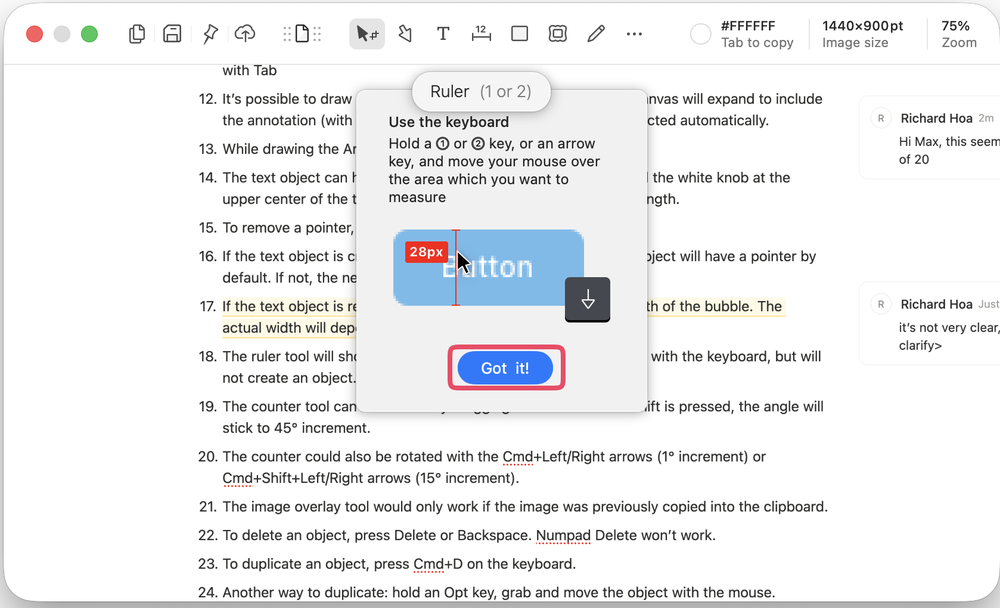
#> input picture Week 1/input.bmp, 1000 x 608 px, shrunk from 1678 x 1020 before the run
$ python app.py
#> lines starting #> are read from the running program, lines starting #| are printed output that depends on the picture
from PIL import Image

# Load BMP (24-bit color)
image = Image.open('input.bmp')
#> image is the input picture: PIL image 1000x608 RGB; mean R, G, B 238.1, 238.8, 240

image = image.convert('RGB')
pixels = image.load()
width, height = image.size
#> width = 1000; height = 608

# Create a new grayscale image
gray_image = Image.new('L', (width, height))
#> gray_image: PIL image 1000x608 L; every value is 0
gray_pixels = gray_image.load()

# Manual nested loops for pixel-wise processing
for y in range(height):
    for x in range(width):
        r, g, b = pixels[x, y]
        # Calculate grayscale by standard formula
        gray = int(0.299*r + 0.587*g + 0.114*b)
        gray_pixels[x, y] = gray

# Save the grayscale image as BMP
gray_image.save('output_grayscale.bmp')
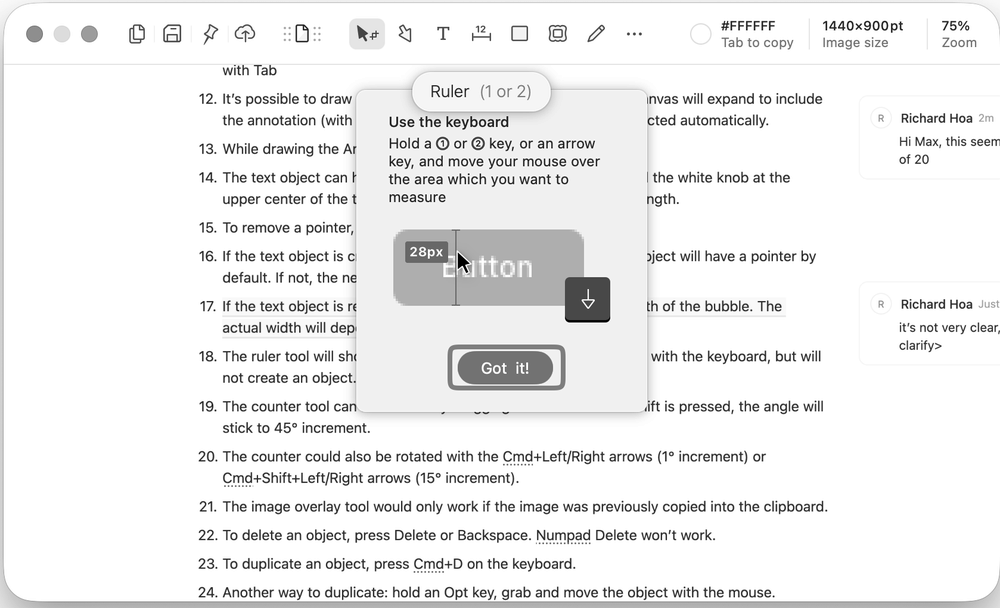
#> saved as output_grayscale.bmp: PIL image 1000x608 L; min 0, max 255, mean 238.5

print('Grayscale BMP image saved as output_grayscale.bmp')

$ run again, with assignment-1.png saved as Week 1/input.bmp
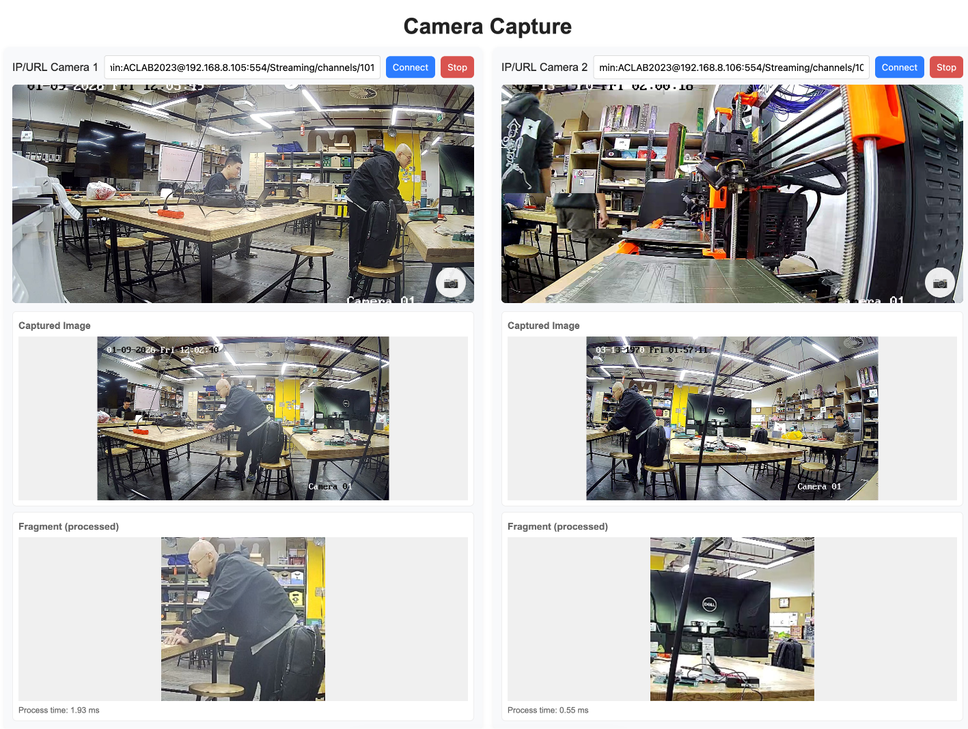
#> input picture assignment-1.png, 968 x 729 px, shrunk from 1417 x 1068 before the run
#> image is the input picture: PIL image 968x729 RGB; mean R, G, B 181.2, 179.7, 177.4
#> gray_image: PIL image 968x729 L; every value is 0
#> `gray_image.save('output_grayscale.bmp')`:
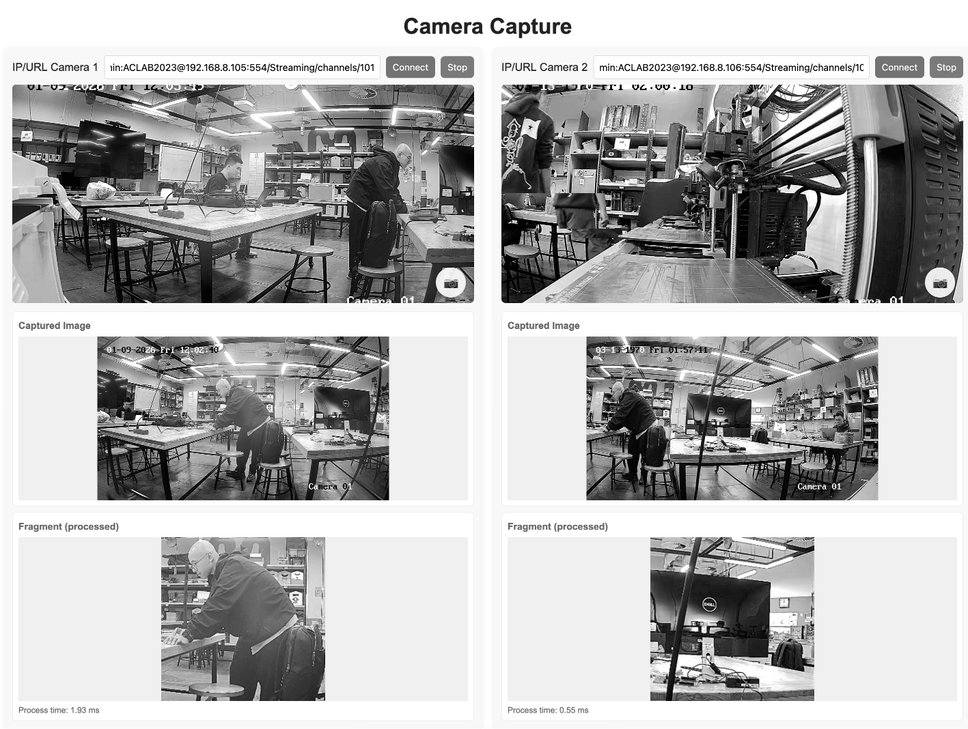
#> saved as output_grayscale.bmp: PIL image 968x729 L; min 0, max 255, mean 179.6
